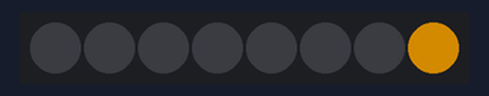
This program was run on a simulated BBC micro:bit (MakeCode). Parts: 8 RGB LEDs in strip order, left to right. Dim RGB values are drawn brighter than linear. At 12.8 s the program stops and its outputs stay as they are.

Above: at 0.1 s.
At 5.1 s:
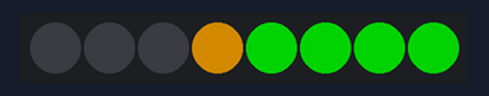
At 7.3 s:
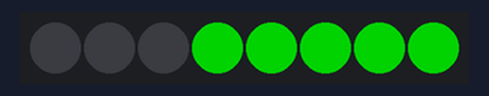
At 8.7 s:
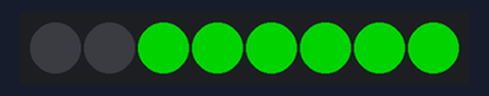
At 10.1 s:
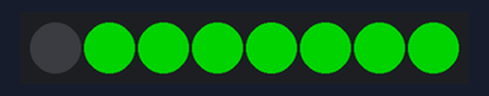
At 11.5 s:
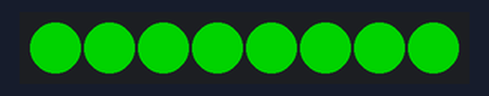
Timing chart, 0 to 13.0 s (numbered marks = the images above):
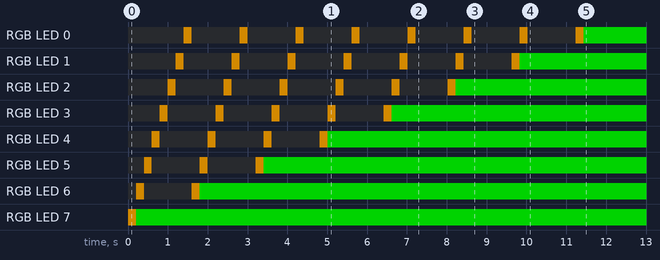

Measured:
- what the display in image 2 shows lasts 0.8 s, from 7.2 s to 8.0 s
- what the display in image 3 shows lasts 1.0 s, from 8.6 s to 9.6 s
- what the display in image 4 shows lasts 1.2 s, from 10.0 s to 11.2 s

The program:

main.ts
```typescript
let led2 = neopixel.create(DigitalPin.P0, 8, NeoPixelMode.RGB)
let revers = 7
let max = 0
let poc_led = 7
for (let strip = 0; strip <= poc_led; strip++) {
    for (let _index = 0; _index <= poc_led; _index++) {
        led2.setPixelColor(revers - _index, neopixel.colors(NeoPixelColors.Orange))
        led2.show()
        basic.pause(200)
        led2.clear()
        for (let ledBAT = 0; ledBAT <= max; ledBAT++) {
            led2.setPixelColor(poc_led - ledBAT, neopixel.colors(NeoPixelColors.Green))
        }
    }
    max += 1
    revers += -1
}
```

test.ts
```typescript
// sem patria testy; keď sa tento balík použije ako rozšírenie, nebudú sa kompilovať.
```
